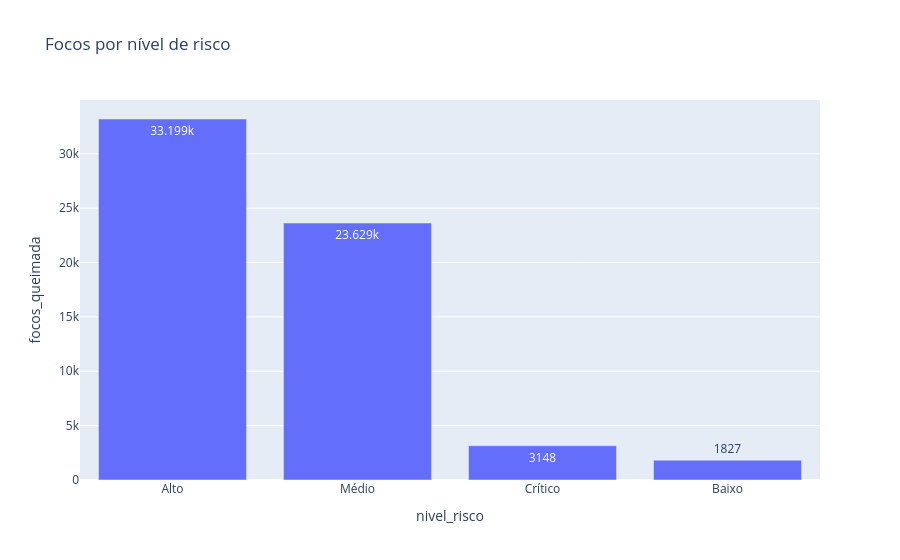

The code cell stored with this chart in its notebook:
### Markdown cell above
## 14. Nível de risco

### Code cell
risco = (
    df.groupby("nivel_risco", as_index=False)["focos_queimada"]
      .sum()
      .sort_values("focos_queimada", ascending=False)
)

display(risco)

fig = px.bar(
    risco,
    x="nivel_risco",
    y="focos_queimada",
    text_auto=True,
    title="Focos por nível de risco"
)
fig.show()

### Figure 1 — Plotly figure (JSON) as saved in the notebook; plotly's stock layout.template omitted (floating-point values rounded to 4 significant figures)
{"data": [{"hovertemplate": "nivel_risco=%{x}<br>focos_queimada=%{y}<extra></extra>", "legendgroup": "", "marker": {"color": "#636efa", "pattern": {"shape": ""}}, "name": "", "orientation": "v", "showlegend": false, "textposition": "auto", "texttemplate": "%{y}", "type": "bar", "x": ["Alto", "Médio", "Crítico", "Baixo"], "xaxis": "x", "y": [33199, 23629, 3148, 1827], "yaxis": "y"}], "layout": {"barmode": "relative", "legend": {"tracegroupgap": 0}, "title": {"text": "Focos por nível de risco"}, "xaxis": {"anchor": "y", "domain": [0, 1], "title": {"text": "nivel_risco"}}, "yaxis": {"anchor": "x", "domain": [0, 1], "title": {"text": "focos_queimada"}}}}
